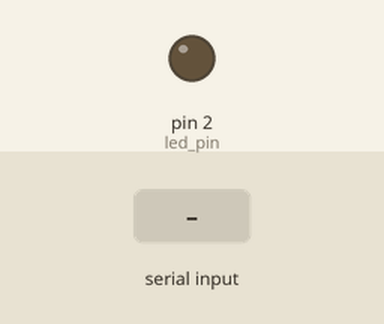
The sketch below on a simulated Arduino Uno, built for the host (arithmetic inside an expression is 32-bit, double 64-bit). Parts: output pins drawn as LEDs (lit = HIGH). Inputs (shaded band) come from the test bench.

Above: at 1.2 s.
1.3 s: "u" received over Serial
At 2.5 s:
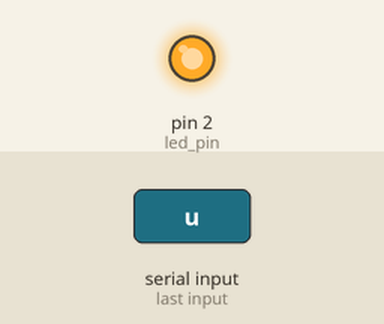
2.8 s: "d" received over Serial
At 3.8 s:
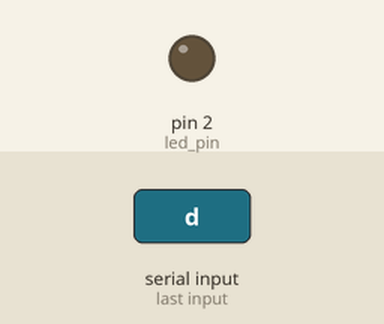
Timing chart, 0 to 5.8 s (numbered marks = the images above; inputs shaded):
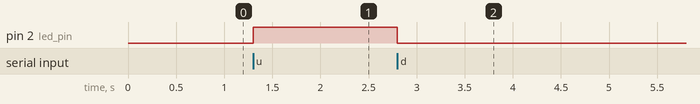

The sketch:

sketch_oct5a.ino
```cpp
#define led_pin 2
#define sen_pin A2

void setup() {
  Serial.begin(9600);
  pinMode(led_pin, OUTPUT);

}

void loop() {
  if (Serial.available()>0){
    char message = Serial.read();
    if (message == 'u'){
      digitalWrite(led_pin, HIGH);
    }
    else if(message == 'd'){
      digitalWrite(led_pin, LOW);
    }
    else if(message == 'f'){
      int val = analogRead(sen_pin);
      val = map(val, 0, 1023, 100, 999);
      Serial.print(val);
    }
    else{
      Serial.println("Unknown message");
    }
  }
}
```

Measured:
- after the input at 1.3 s, pin 2 (led_pin): LOW → HIGH at once
- after the input at 2.8 s, pin 2 (led_pin): HIGH → LOW at once
